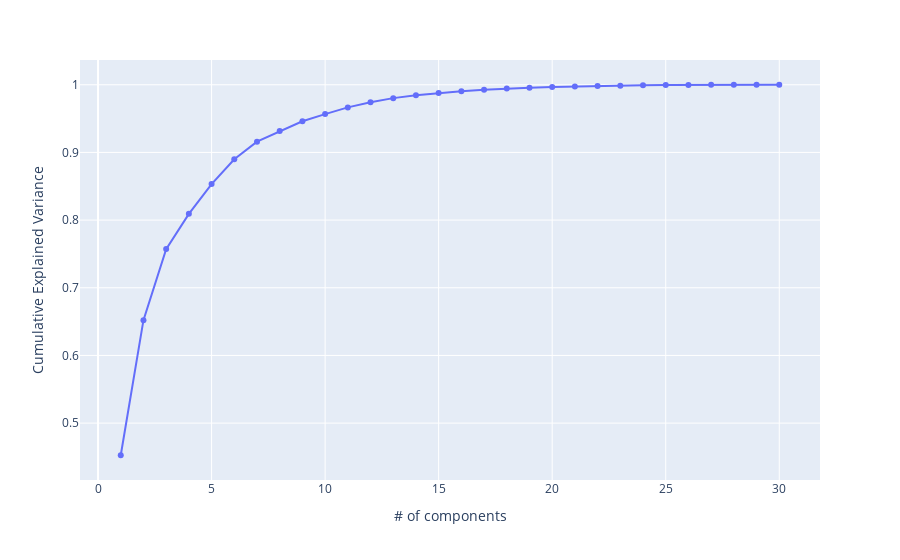

Source (notebook cell):
### Markdown cell above
* **Principal component analysis (PCA)**

### Code cell
pca = PCA()
pca.fit(X_train)
exp_var_cumul = np.cumsum(pca.explained_variance_ratio_)

fig = px.line(x=np.arange(1,exp_var_cumul.shape[0]+1), y=exp_var_cumul, markers=True, labels={'x':'# of components', 'y':'Cumulative Explained Variance'})

#fig.add_shape(type='line', line=dict(dash='dash'),x0=0, x1=30, y0=0.95, y1=0.95)

fig.show()

### Figure 1 — Plotly figure (JSON) as saved in the notebook; plotly's stock layout.template omitted (floating-point values rounded to 4 significant figures)
{"data": [{"hovertemplate": "# of components=%{x}<br>Cumulative Explained Variance=%{y}<extra></extra>", "legendgroup": "", "line": {"color": "#636efa", "dash": "solid"}, "marker": {"symbol": "circle"}, "mode": "lines+markers", "name": "", "orientation": "v", "showlegend": false, "type": "scatter", "x": [1, 2, 3, 4, 5, 6, 7, 8, 9, 10, 11, 12, 13, 14, 15, 16, 17, 18, 19, 20, 21, 22, 23, 24, 25, 26, 27, 28, 29, 30], "xaxis": "x", "y": [0.4525, 0.6521, 0.7572, 0.8092, 0.8533, 0.8898, 0.9159, 0.9315, 0.946, 0.9566, 0.9665, 0.9742, 0.9802, 0.9845, 0.9877, 0.9905, 0.9925, 0.9944, 0.9956, 0.9965, 0.9974, 0.9981, 0.9987, 0.9992, 0.9995, 0.9998, 0.9999, 1.0, 1.0, 1.0], "yaxis": "y"}], "layout": {"legend": {"tracegroupgap": 0}, "margin": {"t": 60}, "xaxis": {"anchor": "y", "domain": [0, 1], "title": {"text": "# of components"}}, "yaxis": {"anchor": "x", "domain": [0, 1], "title": {"text": "Cumulative Explained Variance"}}}}
